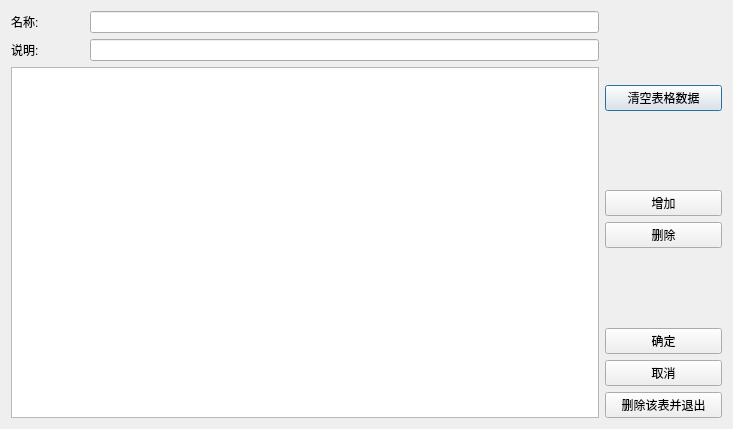
<?xml version="1.0" encoding="UTF-8"?>
<ui version="4.0">
 <class>CEditValueMapDialog</class>
 <widget class="QDialog" name="CEditValueMapDialog">
  <property name="geometry">
   <rect>
    <x>0</x>
    <y>0</y>
    <width>733</width>
    <height>429</height>
   </rect>
  </property>
  <property name="windowTitle">
   <string>数值映射表属性</string>
  </property>
  <layout class="QHBoxLayout" name="horizontalLayout_3" stretch="5,1">
   <item>
    <layout class="QVBoxLayout" name="verticalLayout">
     <item>
      <layout class="QHBoxLayout" name="horizontalLayout" stretch="1,7">
       <item>
        <widget class="QLabel" name="label">
         <property name="text">
          <string>名称:</string>
         </property>
        </widget>
       </item>
       <item>
        <widget class="QLineEdit" name="lineeditName"/>
       </item>
      </layout>
     </item>
     <item>
      <layout class="QHBoxLayout" name="horizontalLayout_2" stretch="1,7">
       <item>
        <widget class="QLabel" name="label_2">
         <property name="text">
          <string>说明:</string>
         </property>
        </widget>
       </item>
       <item>
        <widget class="QLineEdit" name="lineeditDesc"/>
       </item>
      </layout>
     </item>
     <item>
      <widget class="CValueMapView" name="tableviewMap"/>
     </item>
    </layout>
   </item>
   <item>
    <layout class="QVBoxLayout" name="verticalLayout_2">
     <item>
      <spacer name="verticalSpacer_2">
       <property name="orientation">
        <enum>Qt::Vertical</enum>
       </property>
       <property name="sizeHint" stdset="0">
        <size>
         <width>20</width>
         <height>40</height>
        </size>
       </property>
      </spacer>
     </item>
     <item>
      <widget class="QPushButton" name="pushbuttonClearAll">
       <property name="text">
        <string>清空表格数据</string>
       </property>
      </widget>
     </item>
     <item>
      <spacer name="verticalSpacer_3">
       <property name="orientation">
        <enum>Qt::Vertical</enum>
       </property>
       <property name="sizeHint" stdset="0">
        <size>
         <width>20</width>
         <height>40</height>
        </size>
       </property>
      </spacer>
     </item>
     <item>
      <widget class="QPushButton" name="pushbuttonAdd">
       <property name="text">
        <string>增加</string>
       </property>
      </widget>
     </item>
     <item>
      <widget class="QPushButton" name="pushbuttonDelete">
       <property name="text">
        <string>删除</string>
       </property>
      </widget>
     </item>
     <item>
      <spacer name="verticalSpacer">
       <property name="orientation">
        <enum>Qt::Vertical</enum>
       </property>
       <property name="sizeHint" stdset="0">
        <size>
         <width>20</width>
         <height>40</height>
        </size>
       </property>
      </spacer>
     </item>
     <item>
      <widget class="QPushButton" name="pushbuttonOk">
       <property name="text">
        <string>确定</string>
       </property>
      </widget>
     </item>
     <item>
      <widget class="QPushButton" name="pushbuttonCancel">
       <property name="text">
        <string>取消</string>
       </property>
      </widget>
     </item>
     <item>
      <widget class="QPushButton" name="pushbuttonDeleteMap">
       <property name="text">
        <string>删除该表并退出</string>
       </property>
      </widget>
     </item>
    </layout>
   </item>
  </layout>
 </widget>
 <customwidgets>
  <customwidget>
   <class>CValueMapView</class>
   <extends>QTableView</extends>
   <header>ValueMap/ValueMapView.h</header>
  </customwidget>
 </customwidgets>
 <resources/>
 <connections/>
</ui>
